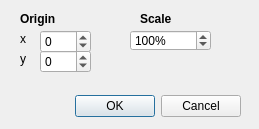
<ui version="4.0" >
 <class>PositionBackground</class>
 <widget class="QDialog" name="PositionBackground" >
  <property name="geometry" >
   <rect>
    <x>0</x>
    <y>0</y>
    <width>259</width>
    <height>129</height>
   </rect>
  </property>
  <property name="windowTitle" >
   <string>Position Background</string>
  </property>
  <widget class="QDialogButtonBox" name="buttonBox" >
   <property name="geometry" >
    <rect>
     <x>70</x>
     <y>90</y>
     <width>171</width>
     <height>32</height>
    </rect>
   </property>
   <property name="orientation" >
    <enum>Qt::Horizontal</enum>
   </property>
   <property name="standardButtons" >
    <set>QDialogButtonBox::Cancel|QDialogButtonBox::Ok</set>
   </property>
  </widget>
  <widget class="QLabel" name="label" >
   <property name="geometry" >
    <rect>
     <x>20</x>
     <y>10</y>
     <width>41</width>
     <height>17</height>
    </rect>
   </property>
   <property name="font" >
    <font>
     <weight>75</weight>
     <bold>true</bold>
    </font>
   </property>
   <property name="text" >
    <string>Origin</string>
   </property>
  </widget>
  <widget class="QLabel" name="label_2" >
   <property name="geometry" >
    <rect>
     <x>20</x>
     <y>30</y>
     <width>21</width>
     <height>17</height>
    </rect>
   </property>
   <property name="text" >
    <string>x</string>
   </property>
  </widget>
  <widget class="QLabel" name="label_3" >
   <property name="geometry" >
    <rect>
     <x>20</x>
     <y>50</y>
     <width>16</width>
     <height>17</height>
    </rect>
   </property>
   <property name="text" >
    <string>y</string>
   </property>
  </widget>
  <widget class="QSpinBox" name="xpos" >
   <property name="geometry" >
    <rect>
     <x>40</x>
     <y>30</y>
     <width>51</width>
     <height>23</height>
    </rect>
   </property>
   <property name="minimum" >
    <number>-10000</number>
   </property>
   <property name="maximum" >
    <number>10000</number>
   </property>
  </widget>
  <widget class="QSpinBox" name="ypos" >
   <property name="geometry" >
    <rect>
     <x>40</x>
     <y>50</y>
     <width>51</width>
     <height>23</height>
    </rect>
   </property>
   <property name="minimum" >
    <number>-10000</number>
   </property>
   <property name="maximum" >
    <number>10000</number>
   </property>
  </widget>
  <widget class="QLabel" name="label_4" >
   <property name="geometry" >
    <rect>
     <x>140</x>
     <y>10</y>
     <width>41</width>
     <height>17</height>
    </rect>
   </property>
   <property name="font" >
    <font>
     <weight>75</weight>
     <bold>true</bold>
    </font>
   </property>
   <property name="text" >
    <string>Scale</string>
   </property>
  </widget>
  <widget class="QSpinBox" name="scale" >
   <property name="geometry" >
    <rect>
     <x>130</x>
     <y>30</y>
     <width>81</width>
     <height>21</height>
    </rect>
   </property>
   <property name="suffix" >
    <string>%</string>
   </property>
   <property name="minimum" >
    <number>1</number>
   </property>
   <property name="maximum" >
    <number>10000</number>
   </property>
   <property name="singleStep" >
    <number>1</number>
   </property>
   <property name="value" >
    <number>100</number>
   </property>
  </widget>
 </widget>
 <resources/>
 <connections>
  <connection>
   <sender>buttonBox</sender>
   <signal>accepted()</signal>
   <receiver>PositionBackground</receiver>
   <slot>accept()</slot>
   <hints>
    <hint type="sourcelabel" >
     <x>248</x>
     <y>254</y>
    </hint>
    <hint type="destinationlabel" >
     <x>157</x>
     <y>274</y>
    </hint>
   </hints>
  </connection>
  <connection>
   <sender>buttonBox</sender>
   <signal>rejected()</signal>
   <receiver>PositionBackground</receiver>
   <slot>reject()</slot>
   <hints>
    <hint type="sourcelabel" >
     <x>316</x>
     <y>260</y>
    </hint>
    <hint type="destinationlabel" >
     <x>286</x>
     <y>274</y>
    </hint>
   </hints>
  </connection>
 </connections>
</ui>
